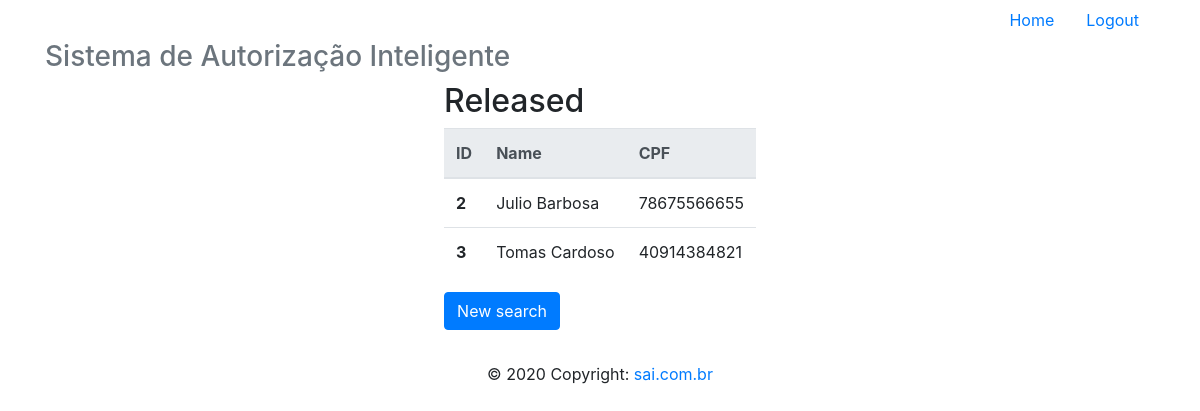
Screenshot of /readAllReleased/juliocb (signed in) with the database file from the repository.
### app/models/tables.py (models this page shows, shortened)
class Released(db.Model):
    __tablename__ = "released"
    id = db.Column(db.Integer, primary_key=True)
    name = db.Column(db.String)
    cpf = db.Column(db.String, unique=True)
    user_id = db.Column(db.Integer, db.ForeignKey('users.id'))
    user = db.relationship('User', foreign_keys=user_id)

### app/controllers/default.py (the view)
@app.route("/readAllReleased/<username>", methods=['GET', 'POST'])
@app.route("/readAllReleased", methods=['GET', 'POST'])
def readAllReleased(username):
    user = User.query.filter_by(username=username).first()
    lista = Released.query.filter_by(user_id=user.id)
    return render_template('readAllReleased.html',
                            lista=lista)

### app/controllers/default.py (called while the page is built)
@lm.user_loader
def load_user(id):
    return User.query.filter_by(id=id).first()

### app/models/tables.py (called while the page is built)
    @property
    def is_authenticated(self):
        return True

### app/templates/readAllReleased.html
{% extends 'base.html' %}
{% block content %}
    <div class="d-flex justify-content-center">
        <div class="form-group">
                <h2>Released</h2>
            <table class="table">
                <thead class="thead-light">
                <tr>
                    <th scope="col">ID</th>
                    <th scope="col">Name</th>
                    <th scope="col">CPF</th>
                </tr>
                </thead>
                <tbody>
                    {% for released in lista %}
                        <tr>
                            <th scope="row">{{ released.id }}</th>
                            <td>{{ released.name }}</td>
                            <td>{{ released.cpf }}</td>
                        </tr>
                    {% endfor %}
                </tbody>
            </table>
            <form action="{{ url_for('readReleased', username=current_user.username) }}" method="POST">
                <button type="submit" class="btn btn-primary" name="newSearch">New search</button>
            </form>
        </div>
    </div>
{% endblock %}

### rows the page displays
Released: id "2", name "Julio Barbosa", cpf "78675566655"
Released: id "3", name "Tomas Cardoso", cpf "40914384821"
